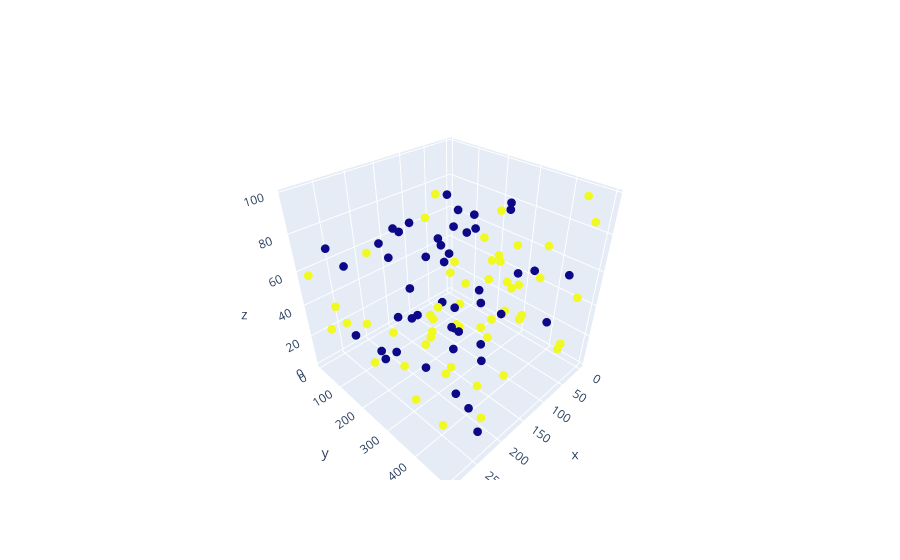

Here is the notebook cell this chart was saved with:
### Code cell
# plot with Plotly
fig = go.Figure(data=[go.Scatter3d(
    x=data[:, 0],
    y=data[:, 1],
    z=data[:, 2],
    mode='markers',
    marker=dict(
        size=3,
        color=classes
    )
)

]
                )

fig.show()

### Figure 1 — Plotly figure (JSON) as saved in the notebook; plotly's stock layout.template omitted (floating-point values rounded to 4 significant figures)
{"data": [{"marker": {"color": [1, 1, 1, 1, 0, 0, 1, 0, 1, 1, 1, 1, 1, 0, 0, 0, 1, 1, 0, 0, 0, 1, 1, 0, 0, 0, 0, 0, 0, 0, 0, 0, 1, 0, 0, 0, 0, 1, 1, 0, 1, 1, 0, 0, 0, 1, 0, 1, 1, 1, 1, 1, 1, 1, 1, 0, 1, 0, 1, 1, 0, 0, 1, 0, 1, 1, 0, 1, 0, 1, 0, 0, 1, 1, 0, 0, 1, 1, 0, 1, 1, 0, 1, 0, 1, 0, 1, 0, 1, 1, 1, 0, 1, 1, 1, 1, 1, 0, 0, 0], "size": 3}, "mode": "markers", "type": "scatter3d", "x": [4, 19, 149, 16, 8, 55, 162, 176, 19, 208, 161, 6, 92, 1, 249, 14, 78, 193, 207, 35, 90, 289, 31, 56, 52, 51, 283, 145, 237, 170, 198, 129, 268, 280, 182, 81, 219, 59, 121, 280, 275, 200, 254, 194, 118, 139, 75, 260, 106, 289, 221, 8, 25, 143, 291, 111, 126, 232, 271, 132, 221, 289, 83, 265, 55, 132, 156, 95, 36, 124, 244, 140, 165, 257, 130, 267, 70, 50, 238, 42, 191, 214, 18, 272, 216, 120, 291, 260, 142, 283, 2, 115, 160, 249, 96, 14, 194, 30, 92, 171], "y": [476, 460, 187, 221, 241, 480, 442, 483, 452, 273, 326, 354, 107, 389, 288, 249, 256, 274, 150, 11, 58, 393, 338, 74, 156, 383, 271, 262, 491, 145, 436, 219, 6, 90, 219, 130, 435, 259, 245, 319, 217, 430, 79, 346, 312, 444, 160, 422, 469, 11, 476, 189, 224, 351, 279, 270, 411, 276, 103, 262, 454, 497, 391, 469, 281, 149, 284, 166, 79, 167, 497, 95, 458, 14, 89, 125, 327, 107, 431, 258, 331, 191, 286, 274, 356, 380, 367, 226, 366, 226, 443, 168, 201, 241, 72, 476, 353, 15, 247, 87], "z": [85, 98, 16, 75, 76, 65, 75, 85, 9, 30, 63, 44, 85, 17, 97, 81, 70, 43, 68, 45, 44, 32, 22, 37, 62, 58, 42, 12, 13, 44, 39, 65, 20, 78, 1, 85, 14, 2, 36, 47, 26, 23, 64, 46, 43, 70, 78, 12, 86, 58, 15, 41, 5, 37, 93, 87, 9, 51, 36, 25, 82, 83, 35, 41, 55, 20, 44, 44, 58, 26, 66, 74, 74, 34, 13, 30, 31, 39, 63, 55, 19, 87, 60, 94, 24, 44, 48, 26, 66, 52, 8, 28, 16, 42, 70, 45, 49, 40, 76, 19]}], "layout": {}}
